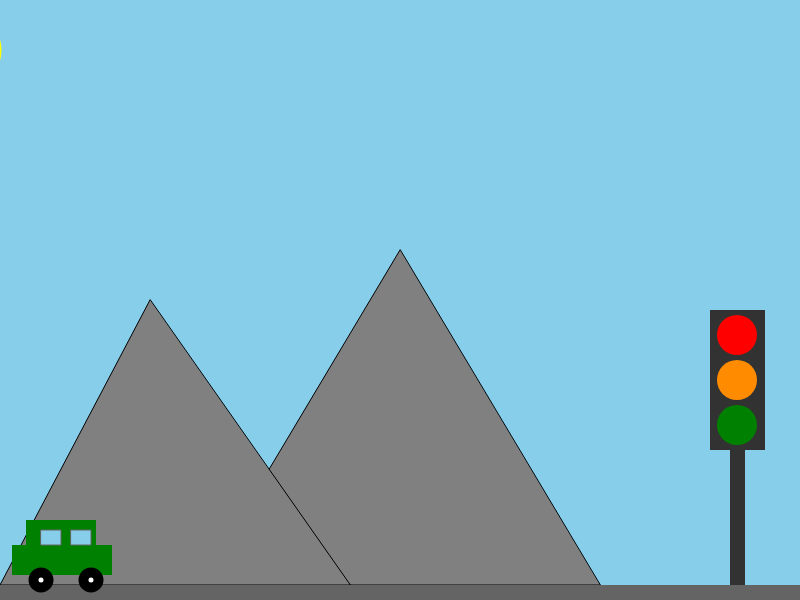
Frame 1 (no input)
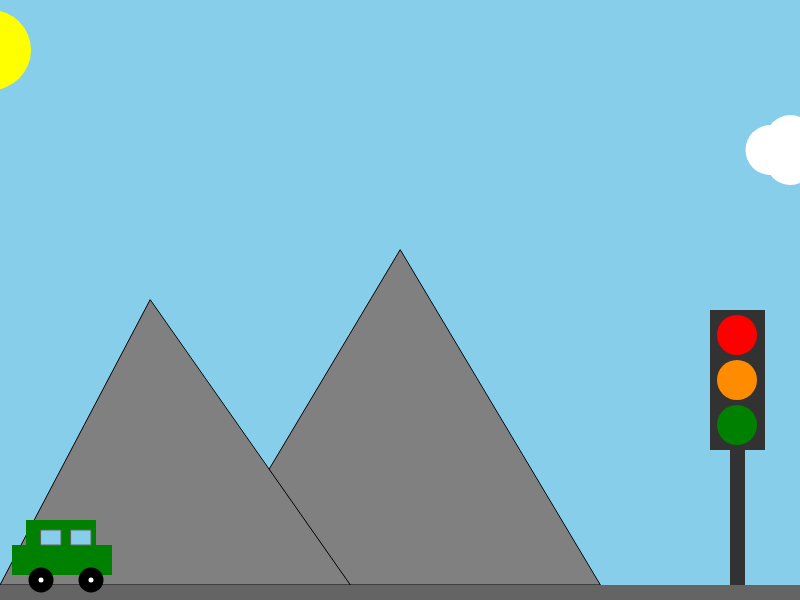
Frame 60 (no input)
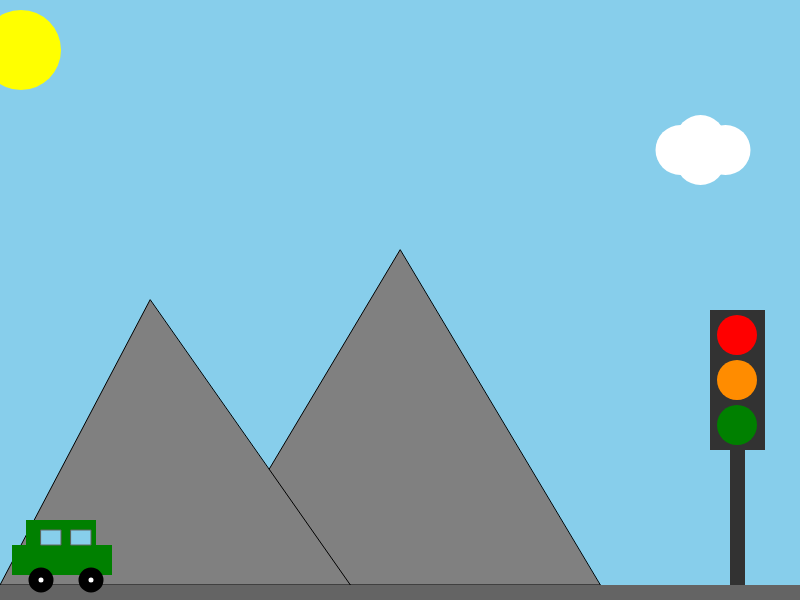
Frame 120 (the mouse pressed at the canvas centre since frame 60)

The p5.js sketch that drew these frames (run headless with seeded random() and noise() and a simulated clock; from frame 60 on, the mouse is pressed at the canvas centre):

// p5.js sketch
// ── sketch.js
let wolk = 800
let car = 10
let sun = -100
let Lightgreen = "green"
let Darkorange = "darkorange"
let Darkred = "red"

function setup() {
  createCanvas(800, 600);
}

function draw() {
  background(135, 206, 235);

  //bergen
  strokeWeight (1)
  fill ("grey")
  //rechterberg
  triangle (400, 250, 200, 585, 600, 585)
  //linkerberg
  triangle (150, 300, 0, 585, 350, 585)

  //sun
  sun = sun + 0.5
  fill ("yellow")
  strokeWeight (0)
  //sun beweging
  circle (sun + 1 + 60, 50, 80)
  if (sun > 800) 
    sun = sun = -100
  
  //de wolk 
  fill (255)
  strokeWeight (0)
  circle (wolk + -1 + 60, 150, 50)
  circle (wolk + -1 + 80, 140, 50)
  circle (wolk + -1 + 80, 160, 50)
  circle (wolk + -1 + 105, 150, 50)
  //wolk beweging
  wolk = wolk + -1.5
  if (wolk < -200) 
  wolk = wolk = +800

  //de weg
  strokeWeight (10)
  stroke (100)
  rect (0, 590, 800, 10)

  //het stoplicht
  strokeWeight (0)
  fill (50, 50, 50)
  //onderste deel stoplight
  rect (730, 450, 15, 135)
  //bovenste dell stoplight
  rect (710, 310, 55, 140)

  // de lichten van het stoplicht
  fill (Darkred)
  circle (737, 335, 40)
  fill (Darkorange)
  circle (737, 380, 40)
  fill (Lightgreen)
  circle (737, 425, 40)
 
  //de auto
  strokeWeight (0)
  fill ("green")
  //onderste autoframe
  rect (car + 1 + 1, 545, 100, 30)
  //bovenste outoframe
  rect (car + 1 + 15, 520, 70, 30)
  //kleur van de ramen
  fill (135, 206, 235)
  strokeWeight (1)
  //linker raam
  rect (car + 1 + 60, 530, 20, 15)
  //rechter raam
  rect (car + 1 + 30, 530, 20, 15)
  stroke (0)
  fill (255)
  strokeWeight (10)
  //linker wiel
  circle (car + 1 + 30, 580, 15)
  //rechter wiel
  circle (car + 1 + 80, 580, 15)
  //beweging auto
  if (car > 800) 
  car = car = -100
  if (Lightgreen === "lime")
  car = car +4
  if (Darkred ==="red")
  car = car +0
  if (Darkorange ==="orange")
  car = car +2 
}

function keyPressed () {
  if (key === "Enter")
  if (Darkred === "red") {
  Darkorange = "orange"
  Darkred = "darkred"}
  else {
  Darkorange = "darkorange"
  Lightgreen = "lime"
  }
}  
